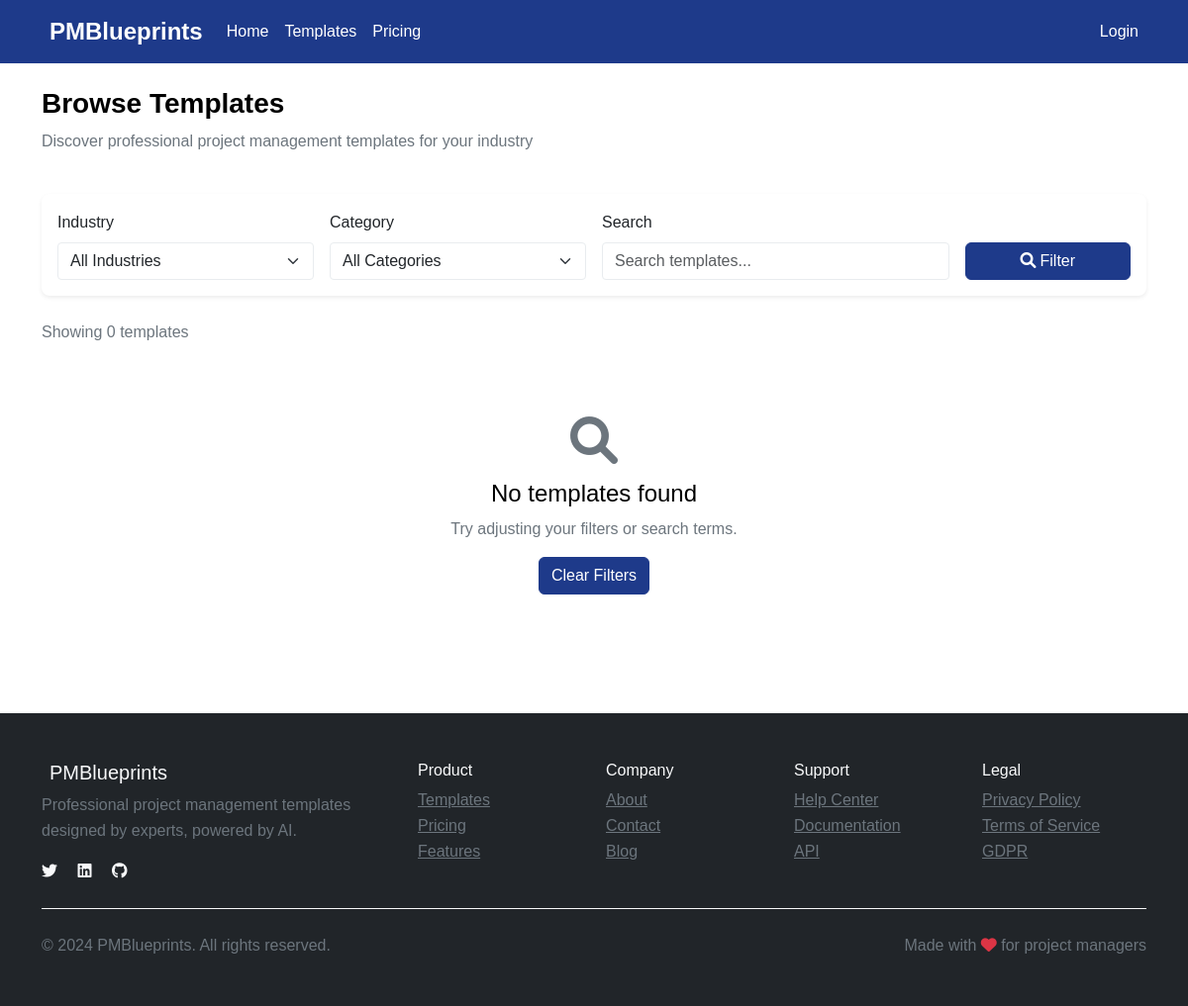
The page /templates/ on the database as committed earlier.
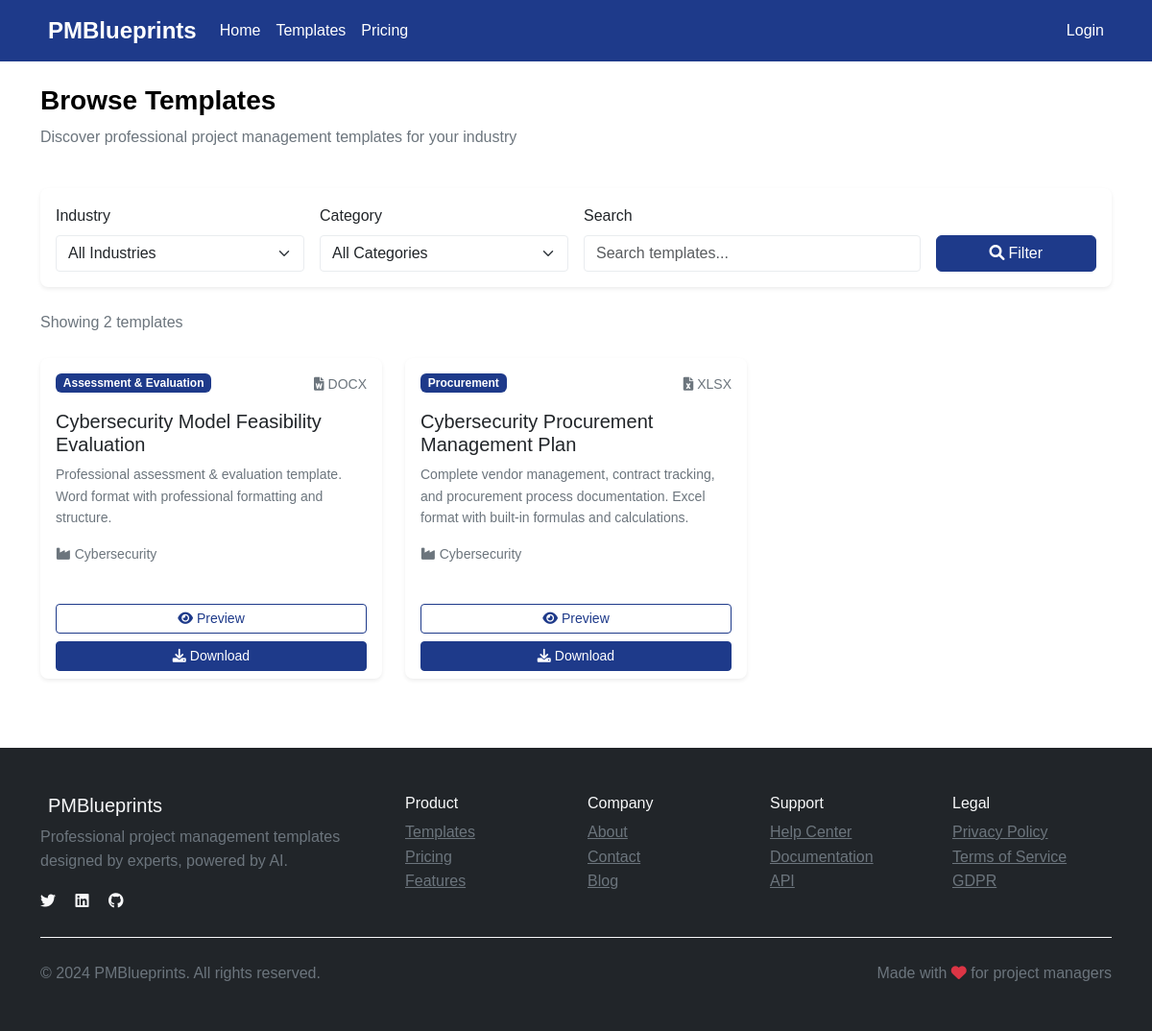
The same page on the database as committed later.
### app.py (models this page shows, shortened)
class Template(db.Model):
    id = db.Column(db.Integer, primary_key=True)
    name = db.Column(db.String(200), nullable=False)
    description = db.Column(db.Text)
    industry = db.Column(db.String(50), nullable=False)
    category = db.Column(db.String(50), nullable=False)
    file_type = db.Column(db.String(10), nullable=False)  # xlsx, docx, pdf
    filename = db.Column(db.String(255), nullable=False)
    file_path = db.Column(db.String(255))
    preview_image = db.Column(db.String(255))
    downloads = db.Column(db.Integer, default=0)
    rating = db.Column(db.Float, default=4.5)
    tags = db.Column(db.Text)
    file_size = db.Column(db.Integer)
    has_formulas = db.Column(db.Boolean, default=False)
    has_fields = db.Column(db.Boolean, default=False)
    created_at = db.Column(db.DateTime, default=datetime.utcnow)
    is_premium = db.Column(db.Boolean, default=False)

### routes/templates.py (the view)
@templates_bp.route('/')
def browse():
    try:
        from app import db, Template
        logger.info("Templates browse route called")
        template_count = Template.query.count()
        logger.info(f"Database connection successful. Found {template_count} templates")
        industry = request.args.get('industry')
        category = request.args.get('category')
        search = request.args.get('search', '').strip()
        page = request.args.get('page', 1, type=int)
        per_page = 12
        logger.info(f"Filters - Industry: {industry}, Category: {category}, Search: {search}, Page: {page}")
        query = Template.query
        if industry:
            query = query.filter(Template.industry == industry)
            logger.info(f"Filtered by industry: {industry}")
        if category:
            query = query.filter(Template.category == category)
            logger.info(f"Filtered by category: {category}")
        if search:
            search_term = f"%{search}%"
            query = query.filter(Template.name.ilike(search_term) | Template.description.ilike(search_term))
            logger.info(f"Filtered by search: {search}")
        total_count = query.count()
        logger.info(f"Query returned {total_count} templates")
        pagination = query.paginate(page=page, per_page=per_page, error_out=False)
        logger.info(f"Pagination: {len(pagination.items)} items on page {page} of {pagination.pages}")
        industries = [row[0] for row in db.session.query(Template.industry).distinct().order_by(Template.industry).all()]
        categories = [row[0] for row in db.session.query(Template.category).distinct().order_by(Template.category).all()]
        logger.info(f"Found {len(industries)} industries and {len(categories)} categories")
        return render_template('templates/browse.html',
                             templates=pagination,
                             industries=industries,
                             categories=categories,
                             current_industry=industry,
                             current_category=category,
                             current_search=search)
    except Exception as e:
        logger.error(f"CRITICAL: Template browse error: {e}", exc_info=True)
        class MockPagination:
            def __init__(self):
                self.items = []
                self.pages = 0
                self.page = 1
                self.per_page = 12
                self.total = 0
                self.has_next = False
                self.has_prev = False
        mock_pagination = MockPagination()
        error_details = f"Database Error: {str(e)}"
        logger.error(f"Returning error page with message: {error_details}")
        return render_template('templates/browse.html',
                             templates=mock_pagination,
                             industries=[],
                             categories=[],
                             current_industry=None,
                             current_category=None,
                             current_search='',
                             error_message=error_details)

### templates/templates/browse.html (shortened to what this page needs)
{% extends "base.html" %}
{% block content %}
<div class="container py-4">
    <div class="row mb-4">
        <div class="col-12">
            <h1 class="h3 fw-bold">Browse Templates</h1>
            <p class="text-muted">Discover professional project management templates for your industry</p>
        </div>
    </div>
    <div class="row mb-4">
        <div class="col-12">
            <div class="card border-0 shadow-sm">
                <div class="card-body">
                    <form method="GET" id="filterForm">
                        <div class="row g-3">
                            <div class="col-md-3">
                                <label for="industry" class="form-label">Industry</label>
                                <select class="form-select" name="industry" id="industry">
                                    <option value="">All Industries</option>
                                </select>
                            </div>
                            <div class="col-md-3">
                                <label for="category" class="form-label">Category</label>
                                <select class="form-select" name="category" id="category">
                                    <option value="">All Categories</option>
                                </select>
                            </div>
                            <div class="col-md-4">
                                <label for="search" class="form-label">Search</label>
                                <input type="text" class="form-control" name="search" id="search"
                                       value="{{ current_search }}" placeholder="Search templates...">
                            </div>
                            <div class="col-md-2">
                                <label class="form-label">&nbsp;</label>
                                <button type="submit" class="btn btn-primary w-100">
                                    <i class="fas fa-search me-1"></i>Filter
                                </button>
                            </div>
                        </div>
                    </form>
                </div>
            </div>
        </div>
    </div>
    <div class="row mb-4">
        <div class="col-12">
            <p class="text-muted mb-0">
                Showing {{ templates.total }} template{{ 's' if templates.total != 1 else '' }}
            </p>
        </div>
    </div>
    <div class="row g-4" id="templatesGrid">
        {% for template in templates.items %}
        <div class="col-md-6 col-lg-4">
            <div class="card h-100 border-0 shadow-sm template-card">
                <div class="card-body">
                    <div class="d-flex justify-content-between align-items-start mb-3">
                        <span class="badge bg-primary">{{ template.category }}</span>
                        <small class="text-muted">
                            <i class="fas fa-file-{{ 'excel' if template.file_type == 'xlsx' else 'word' if template.file_type == 'docx' else 'alt' }} me-1"></i>{{ template.file_type.upper() }}
                        </small>
                    </div>
                    <h5 class="card-title">{{ template.name }}</h5>
                    <p class="card-text text-muted small">{{ template.description if template.description else 'Professional project management template' }}</p>
                    <div class="template-meta mb-3">
                        <small class="text-muted">
                            <i class="fas fa-industry me-1"></i>{{ template.industry }}
                        </small>
                    </div>
                </div>
                <div class="card-footer bg-transparent border-0">
                    <div class="d-grid gap-2">
                        <button class="btn btn-outline-primary btn-sm" onclick="previewTemplate({{ template.id }}, '{{ template.name }}', '{{ template.description }}', '{{ template.category }}', '{{ template.industry }}', '{{ template.file_type }}')">
                            <i class="fas fa-eye me-1"></i>Preview
                        </button>
                        <a href="{{ url_for('templates.download', template_id=template.id) }}"
                           class="btn btn-primary btn-sm">
                            <i class="fas fa-download me-1"></i>Download
                        </a>
                    </div>
                </div>
            </div>
        </div>
        {% else %}
        <div class="col-12">
            <div class="text-center py-5">
                <i class="fas fa-search fa-3x text-muted mb-3"></i>
                <h4>No templates found</h4>
                <p class="text-muted">Try adjusting your filters or search terms.</p>
                <a href="{{ url_for('templates.browse') }}" class="btn btn-primary">
                    Clear Filters
                </a>
            </div>
        </div>
        {% endfor %}
    </div>
</div>
{% endblock %}

### templates/base.html (shortened to what this page needs)
<!DOCTYPE html>
<html lang="en">
<head>
    <link href="https://cdn.jsdelivr.net/npm/bootstrap@5.3.0/dist/css/bootstrap.min.css" rel="stylesheet">
    <link href="https://cdnjs.cloudflare.com/ajax/libs/font-awesome/6.0.0/css/all.min.css" rel="stylesheet">
    <link href="{{ url_for('static', filename='css/style.css') }}" rel="stylesheet">
</head>
<body>
    <nav class="navbar navbar-expand-lg navbar-dark bg-primary">
        <div class="container">
            <a class="navbar-brand fw-bold" href="{{ url_for('index') }}">
                PMBlueprints
            </a>
            <div class="collapse navbar-collapse" id="navbarNav">
                <ul class="navbar-nav me-auto">
                        <a class="nav-link" href="{{ url_for('index') }}">Home</a>
                        <a class="nav-link" href="{{ url_for('templates.browse') }}">Templates</a>
                        <a class="nav-link" href="{{ url_for('pricing') }}">Pricing</a>
                </ul>
                <ul class="navbar-nav">
                    {% if current_user.is_authenticated %}
                    <li class="nav-item dropdown">
                        <a class="nav-link dropdown-toggle" href="#" id="navbarDropdown" role="button" data-bs-toggle="dropdown">
                            <i class="fas fa-user me-1"></i>{{ current_user.first_name }}
                        </a>
                        <ul class="dropdown-menu">
                            <li><a class="dropdown-item" href="{{ url_for('auth.profile') }}">
                                <i class="fas fa-user-edit me-2"></i>Profile
                            </a></li>
                            <li><a class="dropdown-item" href="{{ url_for('payment.billing_history') }}">
                                <i class="fas fa-credit-card me-2"></i>Billing
                            </a></li>
                            <li><hr class="dropdown-divider"></li>
                            <li><a class="dropdown-item" href="{{ url_for('auth.logout') }}">
                                <i class="fas fa-sign-out-alt me-2"></i>Logout
                            </a></li>
                        </ul>
                    </li>
                    {% else %}
                        <a class="nav-link" href="{{ url_for('auth.login') }}">Login</a>
                    {% endif %}
                </ul>
            </div>
        </div>
    </nav>
    <main>
        {% block content %}{% endblock %}
    </main>
    <footer class="bg-dark text-light py-5 mt-5">
        <div class="container">
            <div class="row">
                <div class="col-md-4">
                    <h5>PMBlueprints</h5>
                    <p class="text-muted">Professional project management templates designed by experts, powered by AI.</p>
                    <div class="social-links">
                        <a href="#" class="text-light me-3"><i class="fab fa-twitter"></i></a>
                        <a href="#" class="text-light me-3"><i class="fab fa-linkedin"></i></a>
                        <a href="#" class="text-light me-3"><i class="fab fa-github"></i></a>
                    </div>
                </div>
                <div class="col-md-2">
                    <h6>Product</h6>
                    <ul class="list-unstyled">
                        <li><a href="{{ url_for('templates.browse') }}" class="text-muted">Templates</a></li>
                        <li><a href="{{ url_for('pricing') }}" class="text-muted">Pricing</a></li>
                        <li><a href="#" class="text-muted">Features</a></li>
                    </ul>
                </div>
                <div class="col-md-2">
                    <h6>Company</h6>
                    <ul class="list-unstyled">
                        <li><a href="{{ url_for('about') }}" class="text-muted">About</a></li>
                        <li><a href="{{ url_for('contact') }}" class="text-muted">Contact</a></li>
                        <li><a href="#" class="text-muted">Blog</a></li>
                    </ul>
                </div>
                <div class="col-md-2">
                    <h6>Support</h6>
                    <ul class="list-unstyled">
                        <li><a href="#" class="text-muted">Help Center</a></li>
                        <li><a href="#" class="text-muted">Documentation</a></li>
                        <li><a href="#" class="text-muted">API</a></li>
                    </ul>
                </div>
                <div class="col-md-2">
                    <h6>Legal</h6>
                    <ul class="list-unstyled">
                        <li><a href="#" class="text-muted">Privacy Policy</a></li>
                        <li><a href="#" class="text-muted">Terms of Service</a></li>
                        <li><a href="#" class="text-muted">GDPR</a></li>
                    </ul>
                </div>
            </div>
            <hr class="my-4">
            <div class="row align-items-center">
                <div class="col-md-6">
                    <p class="text-muted mb-0">&copy; 2024 PMBlueprints. All rights reserved.</p>
                </div>
                <div class="col-md-6 text-end">
                    <p class="text-muted mb-0">Made with <i class="fas fa-heart text-danger"></i> for project managers</p>
                </div>
            </div>
        </div>
    </footer>
</body>
</html>

Rows that differ between the two databases and show on the page:
added Template: category "Assessment & Evaluation", file_type "DOCX", name "Cybersecurity Model Feasibility Evaluation", description "Professional assessment & evaluation template. Word format with professional formatting and structure.", industry "Cybersecurity"
added Template: category "Procurement", file_type "XLSX", name "Cybersecurity Procurement Management Plan", description "Complete vendor management, contract tracking, and procurement process documentation. Excel format with built-in formulas and calculations.", industry "Cybersecurity"
Other text that changed with them:
{{ templates.total }}: "0" → "2"
text no longer shown: "No templates found Try adjusting your filters or search terms. Clear Filters"
